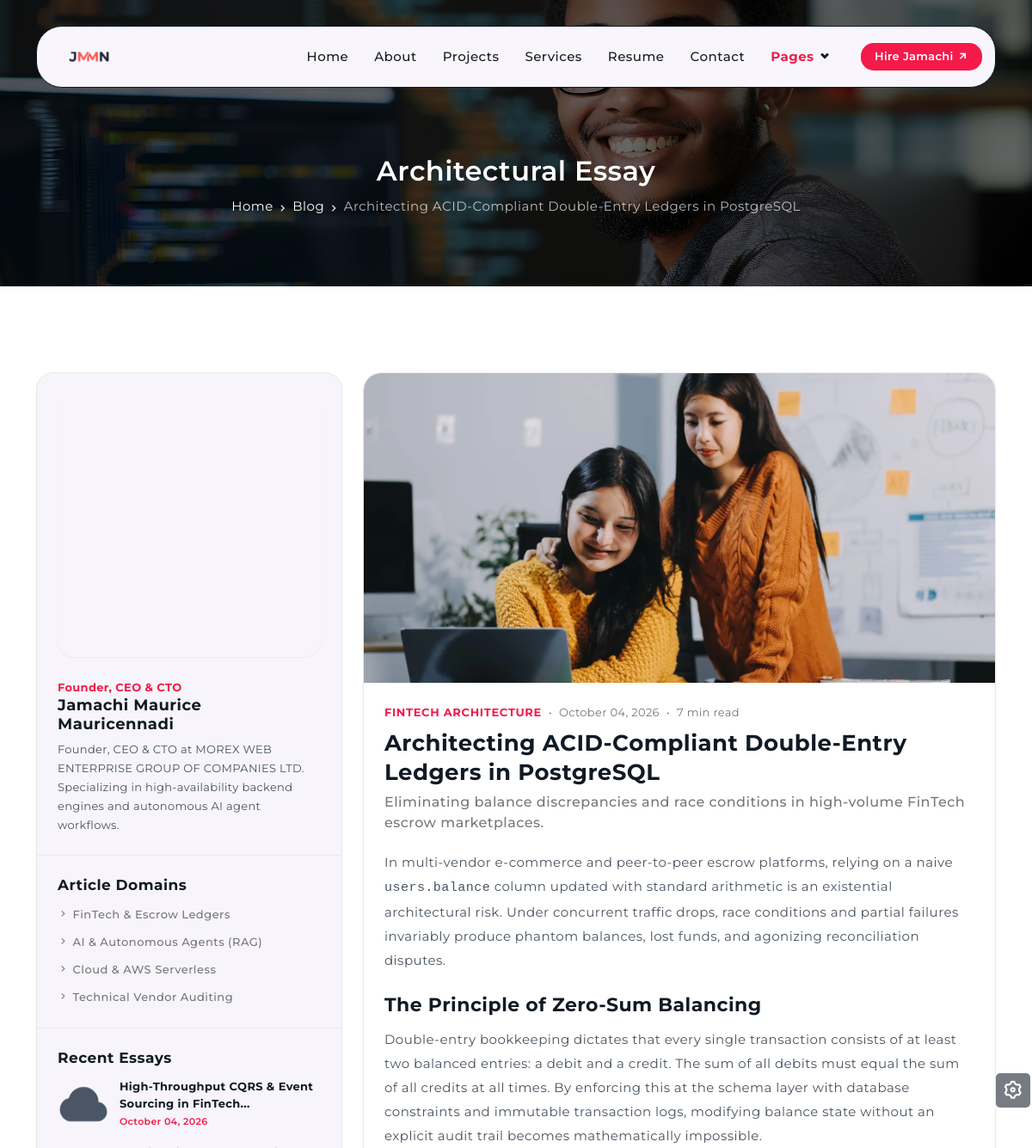
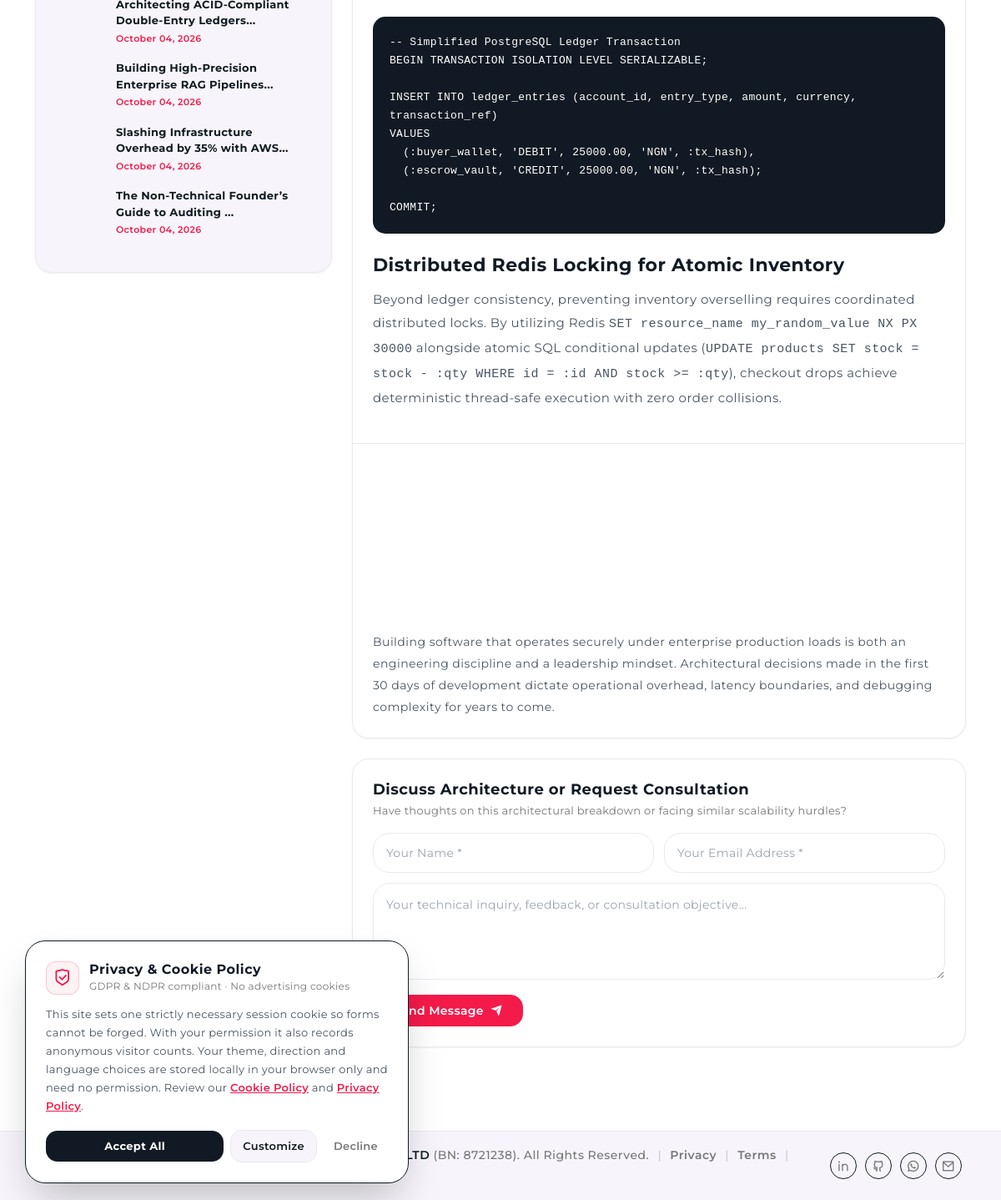
The app's page /blog-detail.php with its own data (2 pictures, top to bottom).
### tables this page shows
CREATE TABLE `blogs` (
  `id` bigint unsigned NOT NULL AUTO_INCREMENT,
  `slug` varchar(191) NOT NULL,
  `title` varchar(255) NOT NULL,
  `subtitle` varchar(255) DEFAULT NULL,
  `category` varchar(100) NOT NULL,
  `read_time` varchar(50) DEFAULT '5 min read',
  `image` varchar(255) NOT NULL,
  `excerpt` text NOT NULL,
  `content` longtext NOT NULL,
  `status` enum('published','draft') NOT NULL DEFAULT 'published',
  `published_at` datetime NOT NULL DEFAULT CURRENT_TIMESTAMP,
  `created_at` datetime NOT NULL DEFAULT CURRENT_TIMESTAMP,
  `updated_at` datetime NOT NULL DEFAULT CURRENT_TIMESTAMP ON UPDATE CURRENT_TIMESTAMP,
  PRIMARY KEY (`id`),
  UNIQUE KEY `slug` (`slug`),
  KEY `idx_slug` (`slug`),
  KEY `idx_status` (`status`),
  KEY `idx_published_at` (`published_at`)
);

### blog-detail.php (the view, shortened to what the rows shown need)
<?php
require_once __DIR__ . '/config/config.php';
require_once __DIR__ . '/data/articles.php';
$allArticles = get_all_articles();
$slug = sanitize_text($_GET['slug'] ?? 'double-entry-ledger-architecture');
$article = get_article_by_slug($slug);
require_once __DIR__ . '/includes/header.php';
require_once __DIR__ . '/includes/breadcrumb.php';
?>
    <section class="section section-blog-details pt-[50px] pb-[100px] max-[991px]:pt-[40px] max-[991px]:pb-[80px] max-[767px]:pt-[35px] max-[767px]:pb-[70px]">
        <div class="flex flex-wrap justify-between items-center mx-auto min-[1400px]:max-w-[1320px] min-[1200px]:max-w-[1140px] min-[992px]:max-w-[960px] min-[768px]:max-w-[720px] min-[576px]:max-w-[540px]">
            <div class="flex flex-wrap w-full mb-[-24px]">
                <div class="min-[992px]:w-[33.33%] w-full px-[12px] mb-[24px]">
                    <div class="bix-blog-sidebar border-[1px] border-solid border-[#eae8ef] rounded-[20px] bg-[#f7f5fb] shadow-sm">
                                <?= picture_img('img/resume/resume.jpg', PROFILE_NAME, 'loading="lazy" decoding="async" class="w-full rounded-[20px] shadow-sm object-cover"') ?>
                        <div class="bix-blog-sub-details p-[24px] max-[575px]:p-[15px]">
                            <?php foreach ($allArticles as $rSlug => $rArt): ?>
                            <div class="blog-rows-card flex rounded-[15px] mb-[18px] items-center">
                                <div class="blog-image shrink-0">
                                    <?= picture_img($rArt['image'], $rArt['title'], 'loading="lazy" decoding="async" class="w-[60px] h-[50px] object-cover rounded-[10px]"') ?>
                                </div>
                                <div class="inner-contact flex flex-col justify-center pl-[12px]">
                                    <h5 class="mb-[3px] text-[13px]">
                                        <a href="<?= url('blog-detail.php?slug=' . urlencode($rSlug)) ?>" class="font-montserrat tracking-[0.02rem] text-[13px] font-bold leading-[18px] text-[#111a24] hover:text-[#f41a4a]">
                                            <?= e(substr($rArt['title'], 0, 48)) ?>...
                                        </a>
                                    </h5>
                                    <p class="font-montserrat text-[11px] font-semibold text-[#f41a4a]"><?= e($rArt['date']) ?></p>
                                </div>
                            </div>
                            <?php endforeach; ?>
                        </div>
                    </div>
                </div>
                <div class="min-[992px]:w-[66.66%] w-full px-[12px] mb-[24px]">
                    <div class="bix-blog-contact">
                        <div class="inner-main-contact mb-[24px] border-[1px] border-solid border-[#eae8ef] rounded-[20px] bg-[#fff] shadow-sm overflow-hidden">
                            <div class="main-blog-contact p-[24px] border-b-[1px] border-solid border-[#eae8ef] max-[575px]:p-[15px]">
                                <div class="inline-flex items-center gap-2 mb-[8px]">
                                    <span class="text-[13px] font-bold text-[#f41a4a] font-montserrat uppercase tracking-wider"><?= e($article['category']) ?></span>
                                    <span class="text-[13px] text-[#777]">&bull;</span>
                                    <span class="text-[13px] text-[#777] font-montserrat"><?= e($article['date']) ?></span>
                                    <span class="text-[13px] text-[#777]">&bull;</span>
                                    <span class="text-[13px] text-[#777] font-montserrat"><?= e($article['read_time']) ?></span>
                                </div>
                                <div class="main-title mb-[12px]">
                                    <h2 class="font-montserrat text-[26px] font-bold text-[#111a24] leading-[34px] tracking-[0.03rem] max-[575px]:text-[20px] max-[575px]:leading-[28px]">
                                        <?= e($article['title']) ?>
                                    </h2>
                                    <h4 class="font-montserrat text-[16px] font-medium text-[#777] mt-[6px]">
                                        <?= e($article['subtitle']) ?>
                                    </h4>
                                </div>
                                <div class="article-body-content mt-[20px]">
                                    <?= $article['content'] ?>
                                </div>
                            </div>
                        </div>
                    </div>
                </div>
            </div>
        </div>
    </section>
<?php require_once __DIR__ . '/includes/footer.php'; ?>

### config/config.php (shortened to what the rows shown need)
<?php
if (!defined('APP_INITIALIZED')) {
    require_once ROOT_PATH . '/config/security.php';
}
function url(string $path = ''): string
{
    $cleanPath = ltrim($path, '/');
    return empty($cleanPath) ? BASE_URL : BASE_URL . '/' . $cleanPath;
}
function asset(string $path): string
{
    return ASSETS_URL . '/' . ltrim($path, '/');
}
function webp_variant(string $src): ?string
{
    $clean = ltrim($src, '/');
    $dot = strrpos($clean, '.');
    $ext = strtolower(substr($clean, $dot + 1));
    $candidate = $clean . '.webp';
    $root = defined('ROOT_PATH') ? ROOT_PATH : dirname(__DIR__);
    return is_file($root . '/assets/' . $candidate) ? $candidate : null;
}
function picture_img(string $src, string $alt, string $attrs = ''): string
{
    $img = '<img src="' . e(asset($src)) . '" alt="' . e($alt) . '"'
        . ($attrs !== '' ? ' ' . $attrs : '') . '>';
    $webp = webp_variant($src);
    if ($webp === null) {
        return $img;
    }
    return '<picture><source srcset="' . e(asset($webp)) . '" type="image/webp">'
        . $img . '</picture>';
}

### records on screen
blogs: image (picture), title "High-Throughput CQRS & Event Sourcing in FinTech", date "October 04, 2026"
blogs: image (picture), title "Architecting ACID-Compliant Double-Entry Ledgers", date "October 04, 2026", category "FINTECH ARCHITECTURE", read_time "7 min read", title "Architecting ACID-Compliant Double-Entry Ledgers in PostgreSQL", subtitle "Eliminating balance discrepancies and race conditions in high-volume FinTech escrow marketplaces.", content "In multi-vendor e-commerce and peer-to-peer escrow platforms, relying on a naive users.balance column updated with standard arithmetic is an existential architectural risk. Under concurrent traffic drops, race conditions and partial failures invariably produce phantom balances, lost funds, and agonizing reconciliation disputes. The Principle of Zero-Sum Balancing Double-entry bookkeeping dictates that every single transaction consists of at least two balanced entries: a debit and a credit. The sum of all debits must equal the sum of all credits at all times. By enforcing this at the schema layer with database constraints and immutable transaction logs, modifying balance state without an…"
blogs: image (picture), title "Building High-Precision Enterprise RAG Pipelines", date "October 04, 2026"
blogs: image (picture), title "Slashing Infrastructure Overhead by 35% with AWS", date "October 04, 2026"
blogs: image (picture), title "The Non-Technical Founder’s Guide to Auditing", date "October 04, 2026"

### other values on screen
$breadcrumbTitle "Architectural Essay"
$item['label'] "Home"
$item['label'] "Blog"
$item['label'] "Architecting ACID-Compliant Double-Entry Ledgers in PostgreSQL"
PROFILE_ROLE_BADGE "Founder, CEO & CTO"
PROFILE_NAME "Jamachi Maurice Mauricennadi"
PROFILE_COMPANY "MOREX WEB ENTERPRISE GROUP OF COMPANIES LTD"
$article['date'] "October 04, 2026"
PROFILE_REG_NO "8721238"
